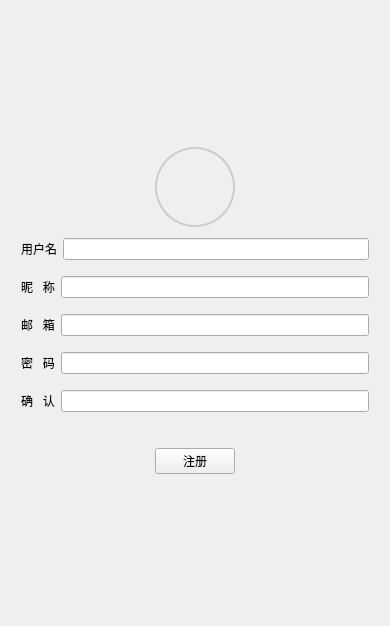
<?xml version="1.0" encoding="UTF-8"?>
<ui version="4.0">
 <class>RegisterViolet</class>
 <widget class="QDialog" name="RegisterViolet">
  <property name="geometry">
   <rect>
    <x>0</x>
    <y>0</y>
    <width>390</width>
    <height>626</height>
   </rect>
  </property>
  <property name="windowTitle">
   <string>注册</string>
  </property>
  <layout class="QVBoxLayout" name="verticalLayout_2">
   <item>
    <layout class="QVBoxLayout" name="verticalLayout">
     <property name="leftMargin">
      <number>5</number>
     </property>
     <property name="topMargin">
      <number>5</number>
     </property>
     <property name="rightMargin">
      <number>5</number>
     </property>
     <property name="bottomMargin">
      <number>5</number>
     </property>
     <item>
      <spacer name="verticalSpacer">
       <property name="orientation">
        <enum>Qt::Orientation::Vertical</enum>
       </property>
       <property name="sizeHint" stdset="0">
        <size>
         <width>20</width>
         <height>40</height>
        </size>
       </property>
      </spacer>
     </item>
     <item>
      <layout class="QHBoxLayout" name="horizontalLayout_7">
       <item>
        <spacer name="horizontalSpacer_3">
         <property name="orientation">
          <enum>Qt::Orientation::Horizontal</enum>
         </property>
         <property name="sizeHint" stdset="0">
          <size>
           <width>40</width>
           <height>20</height>
          </size>
         </property>
        </spacer>
       </item>
       <item>
        <widget class="QPushButton" name="avat">
         <property name="minimumSize">
          <size>
           <width>80</width>
           <height>80</height>
          </size>
         </property>
         <property name="styleSheet">
          <string notr="true">QPushButton {
    border-radius: 40px;
    border: 2px solid #ccc;
    }
    QPushButton:hover {
    border: 2px solid #888;
    }</string>
         </property>
         <property name="text">
          <string/>
         </property>
         <property name="icon">
          <iconset resource="resources.qrc">
           <normaloff>:/avtars/resources/user5.png</normaloff>:/avtars/resources/user5.png</iconset>
         </property>
         <property name="iconSize">
          <size>
           <width>50</width>
           <height>50</height>
          </size>
         </property>
        </widget>
       </item>
       <item>
        <spacer name="horizontalSpacer_4">
         <property name="orientation">
          <enum>Qt::Orientation::Horizontal</enum>
         </property>
         <property name="sizeHint" stdset="0">
          <size>
           <width>40</width>
           <height>20</height>
          </size>
         </property>
        </spacer>
       </item>
      </layout>
     </item>
     <item>
      <layout class="QHBoxLayout" name="horizontalLayout">
       <property name="leftMargin">
        <number>5</number>
       </property>
       <property name="topMargin">
        <number>5</number>
       </property>
       <property name="rightMargin">
        <number>5</number>
       </property>
       <property name="bottomMargin">
        <number>5</number>
       </property>
       <item>
        <widget class="QLabel" name="label">
         <property name="text">
          <string>用户名</string>
         </property>
        </widget>
       </item>
       <item>
        <widget class="QLineEdit" name="username"/>
       </item>
      </layout>
     </item>
     <item>
      <layout class="QHBoxLayout" name="horizontalLayout_5">
       <property name="leftMargin">
        <number>5</number>
       </property>
       <property name="topMargin">
        <number>5</number>
       </property>
       <property name="rightMargin">
        <number>5</number>
       </property>
       <property name="bottomMargin">
        <number>5</number>
       </property>
       <item>
        <widget class="QLabel" name="label_4">
         <property name="text">
          <string>昵   称</string>
         </property>
        </widget>
       </item>
       <item>
        <widget class="QLineEdit" name="nickname"/>
       </item>
      </layout>
     </item>
     <item>
      <layout class="QHBoxLayout" name="horizontalLayout_4">
       <property name="leftMargin">
        <number>5</number>
       </property>
       <property name="topMargin">
        <number>5</number>
       </property>
       <property name="rightMargin">
        <number>5</number>
       </property>
       <property name="bottomMargin">
        <number>5</number>
       </property>
       <item>
        <widget class="QLabel" name="label_5">
         <property name="text">
          <string>邮   箱</string>
         </property>
        </widget>
       </item>
       <item>
        <widget class="QLineEdit" name="email"/>
       </item>
      </layout>
     </item>
     <item>
      <layout class="QHBoxLayout" name="horizontalLayout_2">
       <property name="leftMargin">
        <number>5</number>
       </property>
       <property name="topMargin">
        <number>5</number>
       </property>
       <property name="rightMargin">
        <number>5</number>
       </property>
       <property name="bottomMargin">
        <number>5</number>
       </property>
       <item>
        <widget class="QLabel" name="label_2">
         <property name="text">
          <string>密   码</string>
         </property>
        </widget>
       </item>
       <item>
        <widget class="QLineEdit" name="password1"/>
       </item>
      </layout>
     </item>
     <item>
      <layout class="QHBoxLayout" name="horizontalLayout_3">
       <property name="leftMargin">
        <number>5</number>
       </property>
       <property name="topMargin">
        <number>5</number>
       </property>
       <property name="rightMargin">
        <number>5</number>
       </property>
       <property name="bottomMargin">
        <number>5</number>
       </property>
       <item>
        <widget class="QLabel" name="label_3">
         <property name="text">
          <string>确   认</string>
         </property>
        </widget>
       </item>
       <item>
        <widget class="QLineEdit" name="password2"/>
       </item>
      </layout>
     </item>
     <item>
      <widget class="QLabel" name="result">
       <property name="layoutDirection">
        <enum>Qt::LayoutDirection::LeftToRight</enum>
       </property>
       <property name="styleSheet">
        <string notr="true">QLabel
{
	text: center;
}</string>
       </property>
       <property name="text">
        <string/>
       </property>
      </widget>
     </item>
     <item>
      <layout class="QHBoxLayout" name="horizontalLayout_6">
       <property name="leftMargin">
        <number>5</number>
       </property>
       <property name="topMargin">
        <number>5</number>
       </property>
       <property name="rightMargin">
        <number>5</number>
       </property>
       <property name="bottomMargin">
        <number>5</number>
       </property>
       <item>
        <spacer name="horizontalSpacer_2">
         <property name="orientation">
          <enum>Qt::Orientation::Horizontal</enum>
         </property>
         <property name="sizeHint" stdset="0">
          <size>
           <width>40</width>
           <height>20</height>
          </size>
         </property>
        </spacer>
       </item>
       <item>
        <widget class="QPushButton" name="vreg">
         <property name="text">
          <string>注册</string>
         </property>
        </widget>
       </item>
       <item>
        <spacer name="horizontalSpacer">
         <property name="orientation">
          <enum>Qt::Orientation::Horizontal</enum>
         </property>
         <property name="sizeHint" stdset="0">
          <size>
           <width>40</width>
           <height>20</height>
          </size>
         </property>
        </spacer>
       </item>
      </layout>
     </item>
     <item>
      <spacer name="verticalSpacer_2">
       <property name="orientation">
        <enum>Qt::Orientation::Vertical</enum>
       </property>
       <property name="sizeHint" stdset="0">
        <size>
         <width>20</width>
         <height>40</height>
        </size>
       </property>
      </spacer>
     </item>
    </layout>
   </item>
  </layout>
 </widget>
 <resources>
  <include location="resources.qrc"/>
 </resources>
 <connections/>
</ui>
